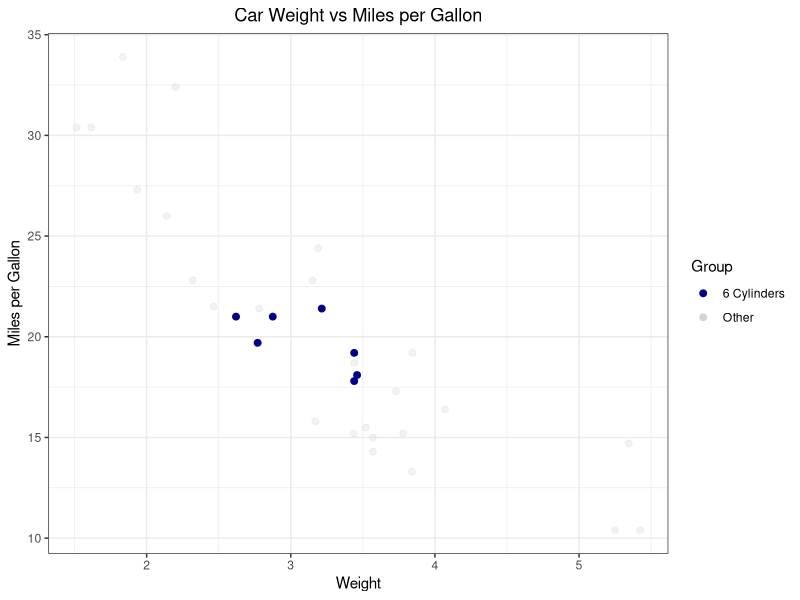

This chart was generated by the following R code:
# =========================================================
# Exercise 6 – Emphasizing Groups with Transparency
# Dataset: mtcars
#
# Visual idea:
# Scatter plot where one group stands out clearly,
# while others are faded in the background.
#
# Sketch:
# - Most points: light gray, semi-transparent
# - One group (e.g., cyl = 6): strong color and visible
#
# Tasks:
# 1. Create a scatter plot of wt vs mpg.
# 2. Convert cyl to factor.
# 3. Highlight only cars with 6 cylinders (different color).
# 4. Make all other points gray and more transparent.
# 5. Add a clear title and labels.
# =========================================================

library(tidyverse)

view(mtcars)

mtcars %>%
  mutate(six_cyl = ifelse(cyl == 6,"6 Cylinders","Other"),
         cyl=factor(cyl)) %>%
  ggplot(aes(wt, mpg, 
             alpha=six_cyl, 
             size=six_cyl))+
  geom_point(aes(color=six_cyl),
             size = 2)+
  scale_color_manual(values = c("6 Cylinders" = "darkblue", 
                                "Other" = "lightgray")) +
  scale_alpha_manual(values = c("Other"= 0.3, 
                                "6 Cylinders"= 1))+
  scale_size_manual(values = c("6 Cylinders" = 3, 
                               "Other" = 2)) +
  labs(title="Car Weight vs Miles per Gallon",
       x="Weight",
       y="Miles per Gallon",
       color="Group")+
  guides(alpha = "none",
         size="none")+
  theme_bw()+
  theme(plot.title=element_text(hjust = 0.5))
